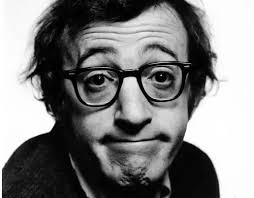
#> input picture woody.jpg, 254 x 198 px
$ python augmentation.py
#> lines starting #> are read from the running program, lines starting #| are printed output that depends on the picture
import cv2 as cv
import random
import numpy as np
from matplotlib import pyplot as plt
img0=cv.imread('woody.jpg')
#> img0 is the input picture: shape (198, 254, 3); min 0, max 255, mean 127.1
rows,cols,channel=img0.shape
#> rows = 198; cols = 254; channel = 3
img=img0[0:rows-40,10:cols-20]

def change_color(b_rand,g_rand,r_rand,img):
    # brightness
#> called with b_rand = 25, g_rand = -28, r_rand = 36
    B, G, R = cv.split(img)


    if b_rand == 0 or b_rand<-50 or b_rand>50 :
        pass
    elif b_rand > 0:
        lim = 255 - b_rand
        B[B > lim] = 255
        B[B <= lim] = (b_rand + B[B <= lim]).astype(img.dtype)
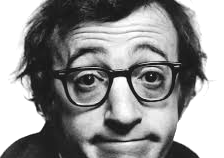
#> B: shape (158, 224); min 25, max 255, mean 147.1
    elif b_rand < 0:
        lim = 0 - b_rand
        B[B < lim] = 0
        B[B >= lim] = (b_rand + B[B >= lim]).astype(img.dtype)


    if g_rand == 0 or g_rand<-50 or g_rand>50:
        pass
    elif g_rand > 0:
        lim = 255 - g_rand
        G[G > lim] = 255
        G[G <= lim] = (g_rand + G[G <= lim]).astype(img.dtype)
    elif g_rand < 0:
        lim = 0 - g_rand
        G[G < lim] = 0
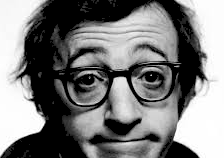
#> G: shape (158, 224); min 0, max 255, mean 124.2
        G[G >= lim] = (g_rand + G[G >= lim]).astype(img.dtype)
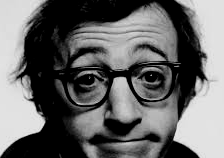
#> G: shape (158, 224); min 0, max 227, mean 104.2


    if r_rand == 0 or r_rand<-50 or r_rand>50 :
        pass
    elif r_rand > 0:
        lim = 255 - r_rand
        R[R > lim] = 255
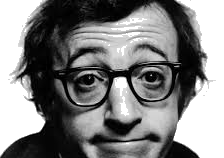
#> R: shape (158, 224); min 0, max 255, mean 128.6
        R[R <= lim] = (r_rand + R[R <= lim]).astype(img.dtype)
    elif r_rand < 0:
        lim = 0 - r_rand
        R[R < lim] = 0
        R[R >= lim] = (r_rand + R[R >= lim]).astype(img.dtype)

    img = cv.merge((B, G, R))
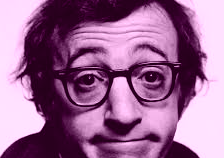
#> img: shape (158, 224, 3); mean B, G, R 147.1, 104.2, 155.4
    return img
#input myself
img = change_color(25,-28,36,img)
#rotation
M=cv.getRotationMatrix2D((img.shape[1]/2,img.shape[0]/2),15,1.1)
img=cv.warpAffine(img,M,(img.shape[1],img.shape[0]))
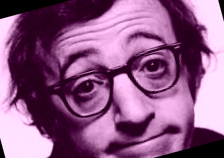
#> img: shape (158, 224, 3); mean B, G, R 132.8, 90.1, 141.7
#perspective
pts1=np.float32([[0,0],[cols-1,0],[0,rows-1]])
#> pts1 = [[0, 0], [253, 0], [0, 197]]
pts2=np.float32([[cols*0,rows*0],[cols*0.9,rows*0.2],[cols*0.2,rows*0.9]])
#> pts2 = [[0, 0], [228.6, 39.6], [50.8, 178.2]]
M=cv.getAffineTransform(pts1,pts2)
img=cv.warpAffine(img,M,(cols,rows))
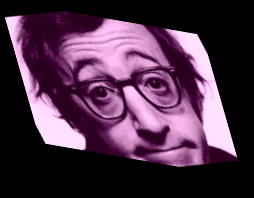
#> img: shape (198, 254, 3); mean B, G, R 72.6, 49.2, 77.5


cv.imshow('Woody Allen',img)
cv.imwrite('woody_change.jpg',img)
key=cv.waitKey()
#> (key Esc is pressed here)
if key==27:
    cv.destroyAllWindows()
